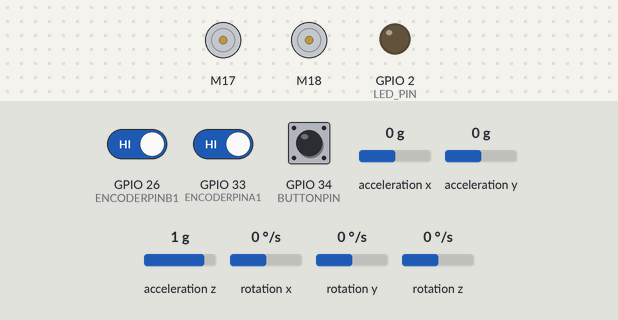
Bench run of a sketch on a simulated ESP32. Parts: 2 × DC motor (green arrow = forward, orange = backward, longer = faster), output pins drawn as LEDs (lit = HIGH). The inputs (shaded band) are chosen by the test bench; at power-on: GPIO 34 (BUTTONPIN) LOW, rotation z 0 °/s, acceleration x 0 g, GPIO 26 (ENCODERPINB1) HIGH, GPIO 33 (ENCODERPINA1) HIGH, acceleration y 0 g, acceleration z 1 g, rotation x 0 °/s, rotation y 0 °/s. What the sketch prints to the serial monitor is not drawn.

Above: at 1.7 s.
1.8 s: GPIO 34 (BUTTONPIN) pulled HIGH for 0.15 s
At 3.9 s:
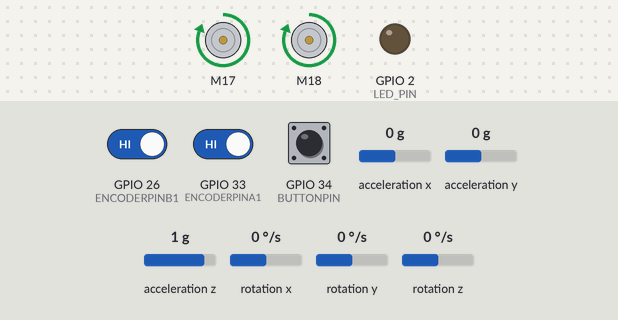
4.3 s: rotation z set to -192 °/s
At 4.8 s:
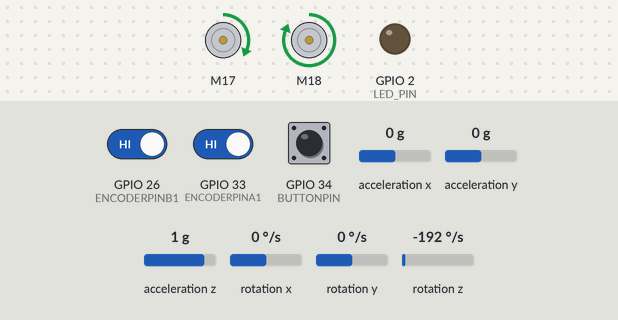
At 5.43 s:
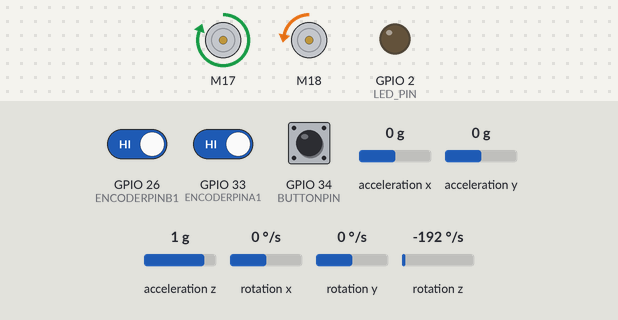
7.3 s: acceleration x set to -1.4 g
10.3 s: GPIO 34 (BUTTONPIN) pulled HIGH for 1 s
Timing chart, 0 to 13.3 s (numbered marks = the images above; inputs shaded):
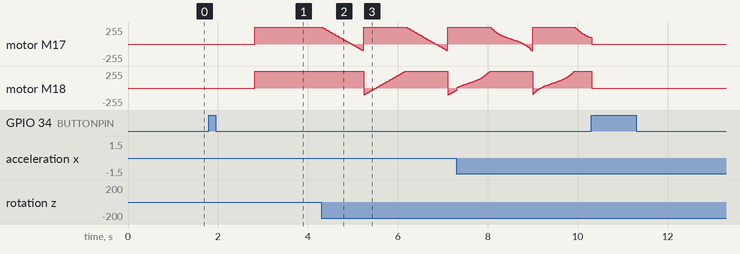

The sketch:

finalCode.ino
```cpp
// #include <SparkFun_TB6612.h>
// #include <math.h>
// // Left motor is A, right motor is B

// #define PWMA 15
// #define AIN2 14
// #define AIN1 13
// #define STBY 12
// #define BIN1 11
// #define BIN2 10
// #define PWMB 9

// #define OFFSETA 1
// #define OFFSETB 1

// #define ENCODERPINA2 28
// #define ENCODERPINA1 27
// #define ENCODERPINB1 17
// #define ENCODERPINB2 16

// #define WHEELDIAMETERA 6.0
// #define WHEELDIAMETERB 6.0
// #define PULSESPERSHAFTREVOLUTION 1470.0

// #define BUTTONPIN 2

// Motor leftMotor = Motor(AIN1, AIN2, PWMA, OFFSETA, STBY);
// Motor rightMotor = Motor(BIN1, BIN2, PWMB, OFFSETB, STBY);

// volatile float yaw;
// volatile long pulseCountA = 0;
// volatile long pulseCountB = 0;
// volatile long distanceInCM = 0;

// float kP = 0;
// float kI = 0;
// float Kd = 0;

// float targetSpeed = 50;

// void countAPulse() {
//   if (digitalRead(ENCODERPINA2) == HIGH) {
//     pulseCountA++;
//   } else {
//     pulseCountA--;
//   }

//   distanceInCM = pulseCountA/PULSESPERSHAFTREVOLUTION*M_PI*WHEELDIAMETERA;
//   Serial.print("Pulse count A:");
//   Serial.println(pulseCountA);
//   Serial.print("Distance: ");
//   Serial.println(distanceInCM);
// }

// void countBPulse() {
//   if (digitalRead(ENCODERPINB2) == HIGH) {
//     pulseCountB++;
//   } else {
//     pulseCountB--;
//   }

//   // distanceInCM = pulseCountB/PULSESPERSHAFTREVOLUTION*M_PI*WHEELDIAMETERB;
//   Serial.print("Pulse count B:");
//   Serial.println(pulseCountB);
//   Serial.print("Distance: ");
//   Serial.println(distanceInCM);
//   // return distanceInCM;
// }

// // void driveForDistance(float distance, float speed) {
// //   while (getDistance < distance) {
// //     leftMotor.drive(speed);
// //     rightMotor.drive(speed);
// //   }
// // }

// void driveForwards(float distance, float speed) {
//   pulseCountB = 0;
//   pulseCountA = 0;
//   while (distanceInCM <= distance) {
//     if (Serial.available() > 0){
//       distance = Serial.parseInt();
//     }
//     Serial.print("Driving, distance: ");
//     Serial.println(distanceInCM);
//     yaw = getYaw();
//     Serial.print("Yaw: ");
//     Serial.println(yaw);
//     leftMotor.drive(speed);
//     rightMotor.drive(speed);
//     delay(100);
//     // Serial.println("Pulse count A: " + pulseCountA);
//     // Serial.println("Pulse count B: " + pulseCountB);

//     if (digitalRead(BUTTONPIN) == HIGH) {
//       leftMotor.drive(0);
//       rightMotor.drive(0);
//       delay(1000);
//       break;
//     }
//   }
//   leftMotor.drive(0);
//   rightMotor.drive(0);
// }

// void driveBackwards(float distance, float speed) {
//   pulseCountB = 0;
//   pulseCountA = 0;
//   while (distanceInCM >= distance) {
//     Serial.print("Driving, distance: ");
//     Serial.println(distanceInCM);
//     yaw = getYaw();
//     Serial.print("Yaw: ");
//     Serial.println(yaw);
//     leftMotor.drive(speed);
//     rightMotor.drive(speed);
//     delay(100);
//     // Serial.println("Pulse count A: " + pulseCountA);
//     // Serial.println("Pulse count B: " + pulseCountB);

//     if (digitalRead(BUTTONPIN) == HIGH) {
//       leftMotor.drive(0);
//       rightMotor.drive(0);
//       delay(1000);
//       break;
//     }
//   }
//   leftMotor.drive(0);
//   rightMotor.drive(0);
// }

// void turn(float angleInCM, float speed) {
//   delay(100);
//   int startingMillis = millis();
//   pulseCountB = 0;
//   pulseCountA = 0;
//   Serial.print("Turning distance in CM");
//   Serial.println(distanceInCM);
//   while (abs(distanceInCM) <= abs(angleInCM)) {

//     Serial.println("Turning");
//     leftMotor.drive(-speed);
//     rightMotor.drive(speed);

//     delay(100);

//     if ((millis()-startingMillis) > 5200) {
//       leftMotor.drive(0);
//       rightMotor.drive(0);
//       delay(1000);
//       break;
//     }

//     if (digitalRead(BUTTONPIN) == HIGH) {
//       leftMotor.drive(0);
//       rightMotor.drive(0);
//       delay(1000);
//       break;
//     }
//   }

//   leftMotor.drive(0);
//   rightMotor.drive(0);

// }

// void setup() {
//   // put your setup code here, to run once:
//   Serial.begin(9600);
//   pinMode(BUTTONPIN, INPUT);
//   pinMode(ENCODERPINA1, INPUT_PULLUP);
//   pinMode(ENCODERPINA2, INPUT_PULLUP);
//   beginIMUCode();

//   attachInterrupt(digitalPinToInterrupt(ENCODERPINA1), countAPulse, RISING);
//   attachInterrupt(digitalPinToInterrupt(ENCODERPINB1), countBPulse, RISING);
// }

// void run() {
//   delay(200);
//     pulseCountA = 0;
//     pulseCountB = 0;
//     distanceInCM = 0;
//     driveForwards(25, 250);
//   delay(200);
//     pulseCountA = 0;
//     pulseCountB = 0;
//     distanceInCM = 0;
//     turn(14, 50);

//   delay(200);
//     pulseCountA = 0;
//     pulseCountB = 0;
//     distanceInCM = 0;
//     driveForwards(5*25, 250);

//   delay(200);
//     pulseCountA = 0;
//     pulseCountB = 0;
//     distanceInCM = 0;
//     driveBackwards(-8*25, 250);

//   delay(200);
//     pulseCountA = 0;
//     pulseCountB = 0;
//     distanceInCM = 0;
//     turn(-14, 50);

//   delay(200);
//     pulseCountA = 0;
//     pulseCountB = 0;
//     distanceInCM = 0;
//     driveForwards(8*25, 250);

//   delay(200);
//     pulseCountA = 0;
//     pulseCountB = 0;
//     distanceInCM = 0;
//     turn(14, 50);

//   delay(200);
//     pulseCountA = 0;
//     pulseCountB = 0;
//     distanceInCM = 0;
//     driveForwards(25*2, 250);


//   delay(200);
//     pulseCountA = 0;
//     pulseCountB = 0;
//     distanceInCM = 0;
//     turn(14, 50);

//     // delay(200);
//     // pulseCountA = 0;
//     // pulseCountB = 0;
//     // distanceInCM = 0;
//     // turn(targetRotation, 50);
//     // pulseCountA = 0;
//     // pulseCountB = 0;
//     // distanceInCM = 0;
//     // turn(15.0, -50);
//     // delay(200);
//     // pulseCountA = 0;
//     // pulseCountB = 0;
//     // distanceInCM = 0;
//     // driveBackwards(-25*sqrt(2), -150);
// }

// void loop() {
//   // put your main code here, to run repeatedly:


//     if (Serial.available() > 0){
//       targetSpeed = Serial.parseInt();
//       Serial.println("Changed distance");
//     }
//   if (digitalRead(BUTTONPIN) == HIGH) {
//     run();
//     delay(2000);
//     // pulseCountA = 0;
//     // pulseCountB = 0;
//     // distanceInCM = 0;
//     // drive(30, 150); // Don't go below 14; 1.75 secs for 20cm at -255,
//   }
// }
```

imu.ino
```cpp
#include "I2Cdev.h"
#include "MPU6050_6Axis_MotionApps20.h"

#if I2CDEV_IMPLEMENTATION == I2CDEV_ARDUINO_WIRE
    #include "Wire.h"
#endif

#define I2C_SDA 21
#define I2C_SCL 22

MPU6050 mpu;

#define LED_PIN 2 // (Arduino is 13, Teensy is 11, Teensy++ is 6)
bool blinkState = false;

// MPU control/status vars
bool dmpReady = false;  // set true if DMP init was successful
uint8_t mpuIntStatus;   // holds actual interrupt status byte from MPU
uint8_t devStatus;      // return status after each device operation (0 = success, !0 = error)
uint16_t packetSize;    // expected DMP packet size (default is 42 bytes)
uint16_t fifoCount;     // count of all bytes currently in FIFO
uint8_t fifoBuffer[64]; // FIFO storage buffer

// orientation/motion vars
Quaternion q;           // [w, x, y, z]         quaternion container
VectorInt16 aa;         // [x, y, z]            accel sensor measurements
VectorInt16 aaReal;     // [x, y, z]            gravity-free accel sensor measurements
VectorInt16 aaWorld;    // [x, y, z]            world-frame accel sensor measurements
VectorFloat gravity;    // [x, y, z]            gravity vector
float euler[3];         // [psi, theta, phi]    Euler angle container
float ypr[3];           // [yaw, pitch, roll]   yaw/pitch/roll container and gravity vector

// packet structure for InvenSense teapot demo
uint8_t teapotPacket[14] = { '$', 0x02, 0,0, 0,0, 0,0, 0,0, 0x00, 0x00, '\r', '\n' };

void beginIMUCode() {
    // join I2C bus (I2Cdev library doesn't do this automatically)
    #if I2CDEV_IMPLEMENTATION == I2CDEV_ARDUINO_WIRE
        // Wire.setSDA(SDA_PIN);
        // Wire.setSCL(SCL_PIN);
        Wire.begin();
        Wire.setClock(400000); // 400kHz I2C clock. Comment this line if having compilation difficulties
    #elif I2CDEV_IMPLEMENTATION == I2CDEV_BUILTIN_FASTWIRE\
        Fastwire::setup(400, true);
    #endif
    Serial.begin(115200);

    mpu.initialize();

    devStatus = mpu.dmpInitialize();

    // supply your own gyro offsets here, scaled for min sensitivity
    mpu.setXGyroOffset(220);
    mpu.setYGyroOffset(76);
    mpu.setZGyroOffset(-85);
    mpu.setZAccelOffset(1788); // 1688 factory default for my test chip

    // make sure it worked (returns 0 if so)
    if (devStatus == 0) {
        // Calibration Time: generate offsets and calibrate our MPU6050
        mpu.CalibrateAccel(6);
        mpu.CalibrateGyro(6);
        mpu.PrintActiveOffsets();
        // turn on the DMP, now that it's ready
        mpu.setDMPEnabled(true);
        dmpReady = true;

        // get expected DMP packet size for later comparison
        packetSize = mpu.dmpGetFIFOPacketSize();
    } else {
        // ERROR!
        // 1 = initial memory load failed
        // 2 = DMP configuration updates failed
        // (if it's going to break, usually the code will be 1)
        Serial.print(F("DMP Initialization failed (code "));
        Serial.print(devStatus);
        Serial.println(F(")"));
    }

    // configure LED for output
    pinMode(LED_PIN, OUTPUT);
}


float getYaw() {
    float yaw;
    // if programming failed, don't try to do anything
    // if (!dmpReady) return NULL;
     // read a packet from FIFO
    if (mpu.dmpGetCurrentFIFOPacket(fifoBuffer)) { // Get the Latest packet
        // display Euler angles in degrees
        mpu.dmpGetQuaternion(&q, fifoBuffer);
        mpu.dmpGetGravity(&gravity, &q);
        mpu.dmpGetYawPitchRoll(ypr, &q, &gravity);
        // Serial.print("yaw\t");
        yaw = ypr[0] * 180/M_PI;
        // Serial.println(yaw);
    }
    return yaw;
}
```

Source omitted: newBARSOCode.ino (9116 bytes)

Measured:
- after the input at 1.8 s, motor M17, motor M18: stopped → forward 255/255 after 1.0 s
- after the input at 4.3 s, motor M17: ramps from forward 255/255 to backward 97/255 and jumps back, once every 1.9 s; motor M18: ramps from backward 104/255 to forward 255/255 and jumps back, once every 1.9 s
